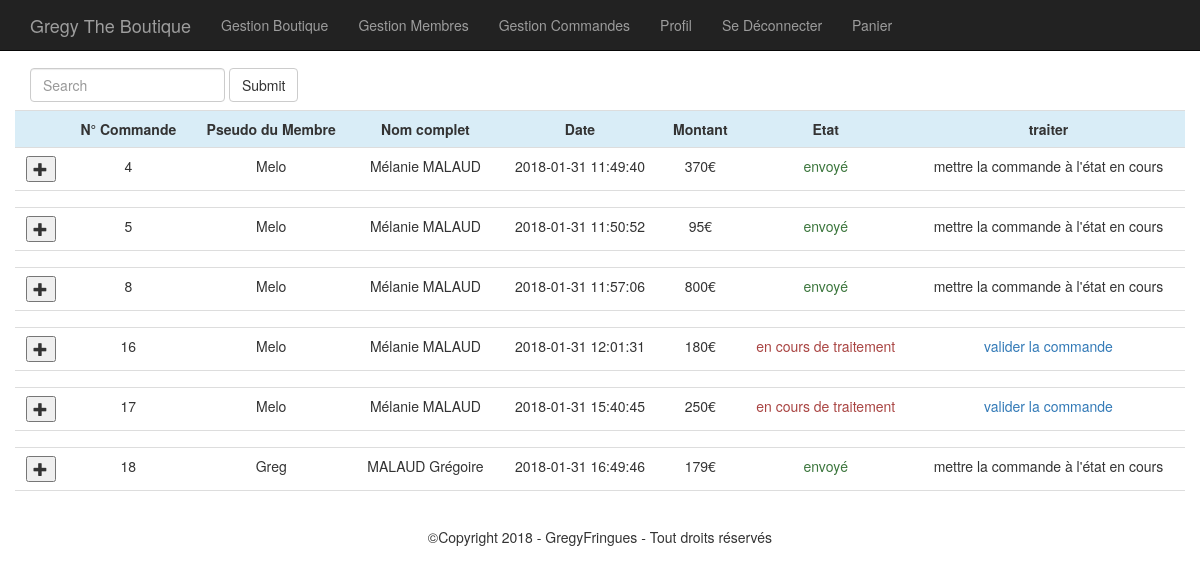
The page /Annonceo/admin/gestion_commandes.php (signed in) on the database its author committed.
### tables this page shows
CREATE TABLE `commande` (
  `id_commande` int(3) NOT NULL,
  `id_membre` int(3) NOT NULL,
  `montant` int(3) NOT NULL,
  `date_enregistrement` datetime NOT NULL,
  `etat` enum('en cours de traitement','envoyé','livré') NOT NULL
);

CREATE TABLE `membre` (
  `id_membre` int(3) NOT NULL,
  `pseudo` varchar(20) NOT NULL,
  `mdp` varchar(32) NOT NULL,
  `nom` varchar(20) NOT NULL,
  `prenom` varchar(20) NOT NULL,
  `email` varchar(50) NOT NULL,
  `civilite` enum('m','f') NOT NULL,
  `ville` varchar(20) NOT NULL,
  `code_postal` int(5) NOT NULL,
  `adresse` varchar(50) NOT NULL,
  `statut` int(1) NOT NULL
);

### Annonceo/inc/fonctions.php (called while the page is built, shortened)
<?php
    function executeRequete($sql, $params=array()) {
        if(!empty($params)){
            foreach($params as $indice => $param){
                $params[$indice] = htmlspecialchars($param, ENT_QUOTES);
            }
         }
         global $pdo;
         $r = $pdo->prepare($sql);
         $r->execute($params);
         return $r;
    }
    function estConnecteEtAdmin() {
        if(estConnecte() && $_SESSION['membre']['statut']==1){
            return true;
        }
        else{
            return false;
        }
    }
    function estConnecte() {
        if(isset($_SESSION['membre'])){
            return true;
        }
        else{
            false;
        }
    }
?>

### Annonceo/admin/gestion_commandes.php (the view, shortened to what this page needs)
<?php
    if( !estConnecteEtAdmin()){
        ob_start();
        ?>
            <div class="jumbotron">
                <p>vous n'avez pas l'autorisation d'être sur cette Page.<br>Authentifiez vous.</p>
                <a href="../connexion.php">Pour vous connecter</a><br>
                <a href="../index.php">Pour vous retourner à l'accueil</a>
            </div>
        <?php
        $AffCmd = ob_get_clean();
    }else {
         $sql = 'SELECT c.id_commande, c.montant, c.date_enregistrement, c.etat,
                            m.id_membre, m.pseudo, m.nom, m.prenom
                 FROM membre m, commande c WHERE m.id_membre = c.id_membre';
        $param = array();
        $AllCommandes = executeRequete($sql,$param);
        if($AllCommandes->rowCount() == 0) {
            ?>
            <div class="jumbotron">
                <p>Il n'y a aucune commande à afficher</p>
            </div>
        <?php
        }
        else {
            ?>
                <table class="table">
                    <tr class="info">
                        <th class="text-center"></th>
                        <th class="text-center">N° Commande</th>
                        <th class="text-center">Pseudo du Membre</th>
                        <th class="text-center">Nom complet</th>
                        <th class="text-center">Date</th>
                        <th class="text-center">Montant</th>
                        <th class="text-center">Etat</th>
                        <th class="text-center">traiter</th>
                    </tr>
                <?php
            while($commande = $AllCommandes->fetch(PDO::FETCH_ASSOC)){
                ?>
                <tr>
                    <td class="text-center">
                        <button class="detailCmd" data="<?= $commande['id_commande'] ?>" type="button" href="" title="Affichez le détail de la commande">
                            <span class="glyphicon glyphicon-plus" aria-hidden="true"></span>
                        </button>
                    <td class="text-center"><?= $commande['id_commande'] ?></th>
                    <td class="text-center"><?= $commande['pseudo'] ?></th>
                    <td class="text-center"><?= $commande['prenom'].' '.$commande['nom'] ?></th>
                    <td class="text-center"><?= $commande['date_enregistrement'] ?></th>
                    <td class="text-center"><?= $commande['montant'] ?>€</th>
                    <td class="text-center <?= $commande['etat']=='en cours de traitement' ? 'text-danger' : 'text-success' ?>"><?= $commande['etat'] ?></th>
                    <td class="text-center">
                        <?= $commande['etat']=='en cours de traitement' ? '<a href="?traitement=envoi&id_commande='.$commande['id_commande'].'">valider la commande</a>' : 'mettre la commande à l\'état en cours' ?>
                </tr>
                <tr>
                    <td></td>
                    <td colspan="6">
                    </td>
                    <td></td>
                </tr>
                <?php
            }
            ?>
            </table>
        <?php
        }
        $AffCmd = ob_get_clean();
    }
    ?>
    <div class="row">
        <form method="post" action="" class="navbar-form navbar-left">
            <div class="form-group">
                <input type="text" name="recherche" class="form-control" placeholder="Search">
            </div>
            <button type="submit" class="btn btn-default">Submit</button>
        </form>
        <?= $AffCmd ?>
    </div>
    <?php
    include('../inc/gabarit.php');
?>

### site/inc/css/styles.css (style rules this page uses)
body { margin-top:60px; }

### rows shown on the page
commande: id_commande "4", id_membre.pseudo "Melo", id_membre.prenom "Mélanie", id_membre.nom "MALAUD", date_enregistrement "2018-01-31 11:49:40", montant "370", etat "envoyé", shows "mettre la commande à l"
commande: id_commande "5", id_membre.pseudo "Melo", id_membre.prenom "Mélanie", id_membre.nom "MALAUD", date_enregistrement "2018-01-31 11:50:52", montant "95", etat "envoyé", shows "mettre la commande à l"
commande: id_commande "8", id_membre.pseudo "Melo", id_membre.prenom "Mélanie", id_membre.nom "MALAUD", date_enregistrement "2018-01-31 11:57:06", montant "800", etat "envoyé", shows "mettre la commande à l"
commande: id_commande "16", id_membre.pseudo "Melo", id_membre.prenom "Mélanie", id_membre.nom "MALAUD", date_enregistrement "2018-01-31 12:01:31", montant "180", etat "en cours de traitement"
commande: id_commande "17", id_membre.pseudo "Melo", id_membre.prenom "Mélanie", id_membre.nom "MALAUD", date_enregistrement "2018-01-31 15:40:45", montant "250", etat "en cours de traitement"
commande: id_commande "18", id_membre.pseudo "Greg", id_membre.prenom "MALAUD", id_membre.nom "Grégoire", date_enregistrement "2018-01-31 16:49:46", montant "179", etat "envoyé", shows "mettre la commande à l"
